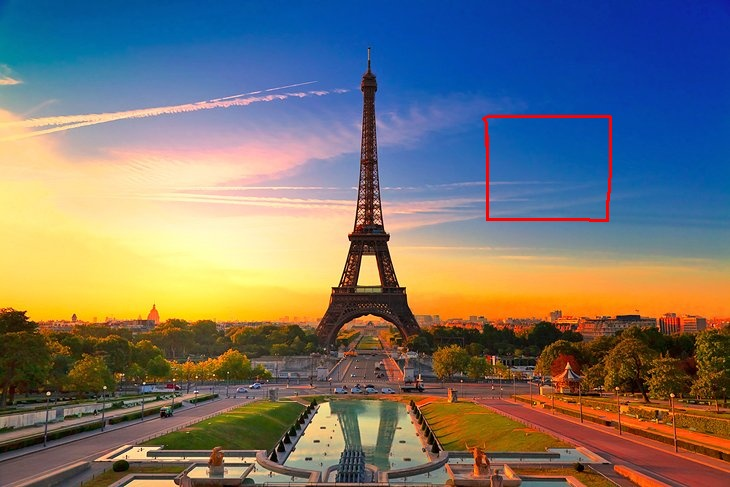
#> input picture 1.jpg, 730 x 487 px
$ python opencv2.py
#> lines starting #> are read from the running program, lines starting #| are printed output that depends on the picture
import cv2
import numpy as np

im = cv2.imread("./1.jpg")
#> im is the input picture: shape (487, 730, 3); mean B, G, R 113.1, 116.7, 119.7
im =np.rot90(im,2)
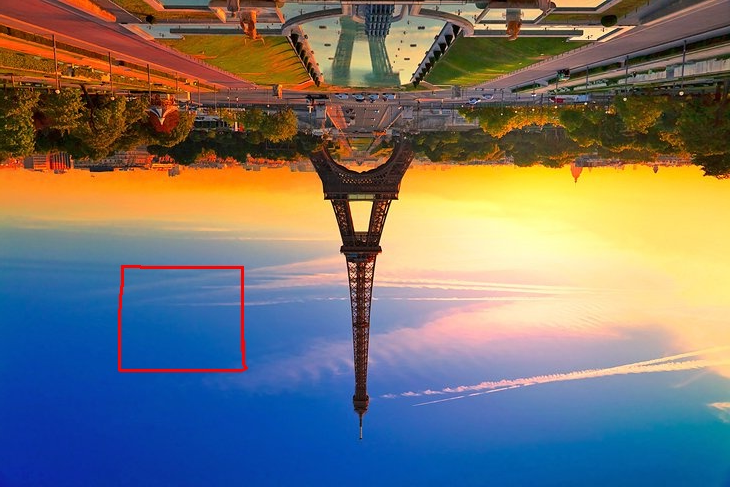
#> im: shape (487, 730, 3); mean B, G, R 113.1, 116.7, 119.7
cv2.imshow("image", im)
cv2.waitKey(0)
